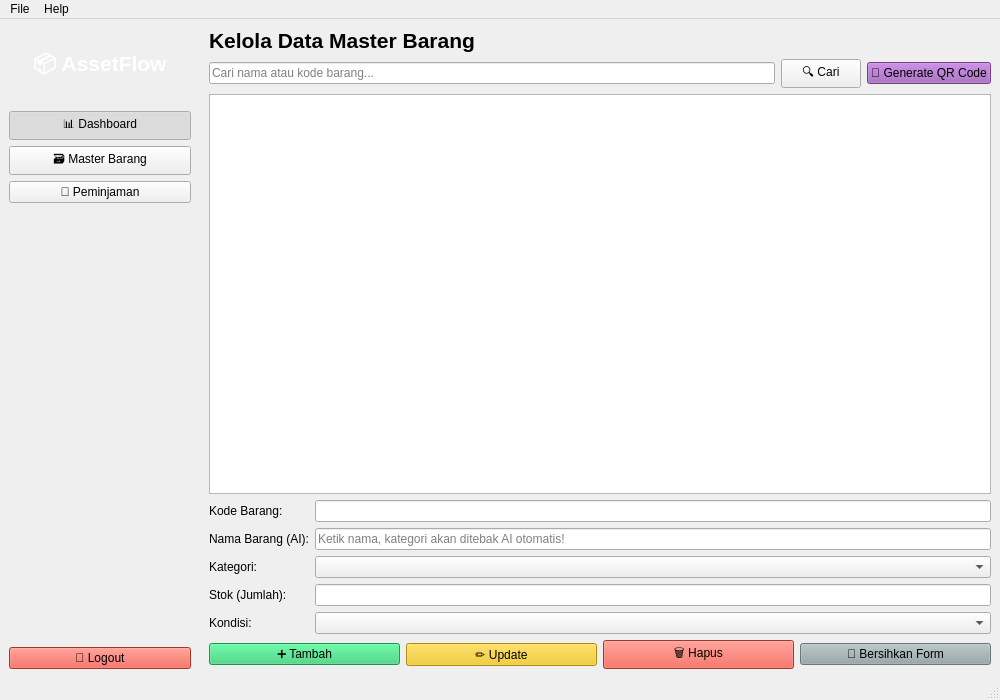
<?xml version="1.0" encoding="UTF-8"?>
<ui version="4.0">
 <class>MainWindow</class>
 <widget class="QMainWindow" name="MainWindow">
  <property name="geometry">
   <rect>
    <x>0</x>
    <y>0</y>
    <width>1000</width>
    <height>700</height>
   </rect>
  </property>
  <property name="windowTitle">
   <string>AssetFlow - Main Dashboard</string>
  </property>
  <widget class="QWidget" name="centralwidget">
   <layout class="QHBoxLayout" name="horizontalLayout">
    <property name="spacing">
     <number>0</number>
    </property>
    <property name="leftMargin">
     <number>0</number>
    </property>
    <property name="topMargin">
     <number>0</number>
    </property>
    <property name="rightMargin">
     <number>0</number>
    </property>
    <property name="bottomMargin">
     <number>0</number>
    </property>
    
    <item>
     <widget class="QWidget" name="sidebar">
      <property name="minimumSize">
       <size>
        <width>200</width>
        <height>0</height>
       </size>
      </property>
      <property name="maximumSize">
       <size>
        <width>200</width>
        <height>16777215</height>
       </size>
      </property>
      <layout class="QVBoxLayout" name="verticalLayout_2">
       <item>
        <widget class="QLabel" name="label_logo">
         <property name="font">
          <font>
           <pointsize>16</pointsize>
           <bold>true</bold>
          </font>
         </property>
         <property name="styleSheet">
          <string>color: white; padding: 20px 0px;</string>
         </property>
         <property name="text">
          <string>📦 AssetFlow</string>
         </property>
         <property name="alignment">
          <set>Qt::AlignCenter</set>
         </property>
        </widget>
       </item>
       <item>
        <widget class="QPushButton" name="btn_menu_dashboard">
         <property name="text">
          <string>📊 Dashboard</string>
         </property>
         <property name="checkable">
          <bool>true</bool>
         </property>
         <property name="checked">
          <bool>true</bool>
         </property>
        </widget>
       </item>
       <item>
        <widget class="QPushButton" name="btn_menu_barang">
         <property name="text">
          <string>🗃️ Master Barang</string>
         </property>
         <property name="checkable">
          <bool>true</bool>
         </property>
        </widget>
       </item>
       <item>
        <widget class="QPushButton" name="btn_menu_pinjam">
         <property name="text">
          <string>🔄 Peminjaman</string>
         </property>
         <property name="checkable">
          <bool>true</bool>
         </property>
        </widget>
       </item>
       <item>
        <spacer name="verticalSpacer">
         <property name="orientation">
          <enum>Qt::Vertical</enum>
         </property>
         <property name="sizeHint" stdset="0">
          <size>
           <width>20</width>
           <height>40</height>
          </size>
         </property>
        </spacer>
       </item>
       <item>
        <widget class="QPushButton" name="btn_logout">
         <property name="styleSheet">
          <string>background-color: #E74C3C;</string>
         </property>
         <property name="text">
          <string>🚪 Logout</string>
         </property>
        </widget>
       </item>
      </layout>
     </widget>
    </item>

    <item>
     <widget class="QStackedWidget" name="stackedWidget">
      <property name="currentIndex">
       <number>1</number>
      </property>

      <widget class="QWidget" name="page_dashboard">
       <layout class="QVBoxLayout" name="verticalLayout_3">
        <item>
         <widget class="QLabel" name="label">
          <property name="font">
           <font>
            <pointsize>20</pointsize>
            <bold>true</bold>
           </font>
          </property>
          <property name="text">
           <string>Selamat Datang di AssetFlow!</string>
          </property>
         </widget>
        </item>
        <item>
         <widget class="QLabel" name="lbl_summary_barang">
          <property name="font">
           <font><pointsize>12</pointsize></font>
          </property>
          <property name="text">
           <string>Total Barang Terdaftar: 0</string>
          </property>
         </widget>
        </item>
        <item>
         <spacer name="verticalSpacer_2">
          <property name="orientation"><enum>Qt::Vertical</enum></property>
          <property name="sizeHint" stdset="0"><size><width>20</width><height>40</height></size></property>
         </spacer>
        </item>
       </layout>
      </widget>

      <widget class="QWidget" name="page_barang">
       <layout class="QVBoxLayout" name="verticalLayout_4">
        <item>
         <widget class="QLabel" name="label_2">
          <property name="font"><font><pointsize>16</pointsize><bold>true</bold></font></property>
          <property name="text"><string>Kelola Data Master Barang</string></property>
         </widget>
        </item>
        <item>
         <layout class="QHBoxLayout" name="horizontalLayout_2">
          <item>
           <widget class="QLineEdit" name="txt_search_barang">
            <property name="placeholderText"><string>Cari nama atau kode barang...</string></property>
           </widget>
          </item>
          <item>
           <widget class="QPushButton" name="btn_search_barang">
            <property name="text"><string>🔍 Cari</string></property>
           </widget>
          </item>
          <item>
           <widget class="QPushButton" name="btn_qr_barang">
            <property name="styleSheet"><string>background-color: #9B59B6;</string></property>
            <property name="text"><string>🔲 Generate QR Code</string></property>
           </widget>
          </item>
         </layout>
        </item>
        <item>
         <widget class="QTableWidget" name="table_barang"/>
        </item>
        <item>
         <layout class="QFormLayout" name="formLayout">
          <item row="0" column="0"><widget class="QLabel" name="l1"><property name="text"><string>Kode Barang:</string></property></widget></item>
          <item row="0" column="1"><widget class="QLineEdit" name="txt_kode_barang"/></item>
          
          <item row="1" column="0"><widget class="QLabel" name="l2"><property name="text"><string>Nama Barang (AI):</string></property></widget></item>
          <item row="1" column="1"><widget class="QLineEdit" name="txt_nama_barang"><property name="placeholderText"><string>Ketik nama, kategori akan ditebak AI otomatis!</string></property></widget></item>
          
          <item row="2" column="0"><widget class="QLabel" name="l3"><property name="text"><string>Kategori:</string></property></widget></item>
          <item row="2" column="1"><widget class="QComboBox" name="cb_kategori_barang"/></item>
          
          <item row="3" column="0"><widget class="QLabel" name="l4"><property name="text"><string>Stok (Jumlah):</string></property></widget></item>
          <item row="3" column="1"><widget class="QLineEdit" name="txt_stok_barang"/></item>
          
          <item row="4" column="0"><widget class="QLabel" name="l5"><property name="text"><string>Kondisi:</string></property></widget></item>
          <item row="4" column="1"><widget class="QComboBox" name="cb_kondisi_barang"/></item>
         </layout>
        </item>
        <item>
         <layout class="QHBoxLayout" name="horizontalLayout_3">
          <item><widget class="QPushButton" name="btn_tambah_barang"><property name="styleSheet"><string>background-color: #2ECC71;</string></property><property name="text"><string>➕ Tambah</string></property></widget></item>
          <item><widget class="QPushButton" name="btn_update_barang"><property name="styleSheet"><string>background-color: #F1C40F; color: black;</string></property><property name="text"><string>✏️ Update</string></property></widget></item>
          <item><widget class="QPushButton" name="btn_hapus_barang"><property name="styleSheet"><string>background-color: #E74C3C;</string></property><property name="text"><string>🗑️ Hapus</string></property></widget></item>
          <item><widget class="QPushButton" name="btn_clear_barang"><property name="styleSheet"><string>background-color: #95A5A6;</string></property><property name="text"><string>🔄 Bersihkan Form</string></property></widget></item>
         </layout>
        </item>
       </layout>
      </widget>

      <widget class="QWidget" name="page_pinjam">
       <layout class="QVBoxLayout" name="verticalLayout_5">
        <item>
         <widget class="QLabel" name="label_3">
          <property name="font"><font><pointsize>16</pointsize><bold>true</bold></font></property>
          <property name="text"><string>Sirkulasi Peminjaman Aset</string></property>
         </widget>
        </item>
        <item>
         <layout class="QHBoxLayout" name="horizontalLayout_4">
          <item>
           <widget class="QPushButton" name="btn_export_csv">
            <property name="styleSheet"><string>background-color: #1ABC9C;</string></property>
            <property name="text"><string>📄 Export ke CSV</string></property>
           </widget>
          </item>
          <item>
           <widget class="QPushButton" name="btn_export_pdf">
            <property name="styleSheet"><string>background-color: #E67E22;</string></property>
            <property name="text"><string>📕 Export ke PDF</string></property>
           </widget>
          </item>
          <item>
           <spacer name="horizontalSpacer"><property name="orientation"><enum>Qt::Horizontal</enum></property><property name="sizeHint" stdset="0"><size><width>40</width><height>20</height></size></property></spacer>
          </item>
         </layout>
        </item>
        <item>
         <widget class="QTableWidget" name="table_pinjam"/>
        </item>
       </layout>
      </widget>

     </widget>
    </item>
   </layout>
  </widget>

  <widget class="QMenuBar" name="menubar">
   <property name="geometry">
    <rect><x>0</x><y>0</y><width>1000</width><height>22</height></rect>
   </property>
   <widget class="QMenu" name="menuFile">
    <property name="title"><string>File</string></property>
    <addaction name="actionLogout"/>
    <addaction name="actionExit"/>
   </widget>
   <widget class="QMenu" name="menuHelp">
    <property name="title"><string>Help</string></property>
    <addaction name="actionAbout"/>
   </widget>
   <addaction name="menuFile"/>
   <addaction name="menuHelp"/>
  </widget>
  <widget class="QStatusBar" name="statusbar"/>
  <action name="actionLogout">
   <property name="text"><string>Logout</string></property>
  </action>
  <action name="actionExit">
   <property name="text"><string>Exit</string></property>
  </action>
  <action name="actionAbout">
   <property name="text"><string>About AssetFlow</string></property>
  </action>
 </widget>
 <resources/>
 <connections/>
</ui>
